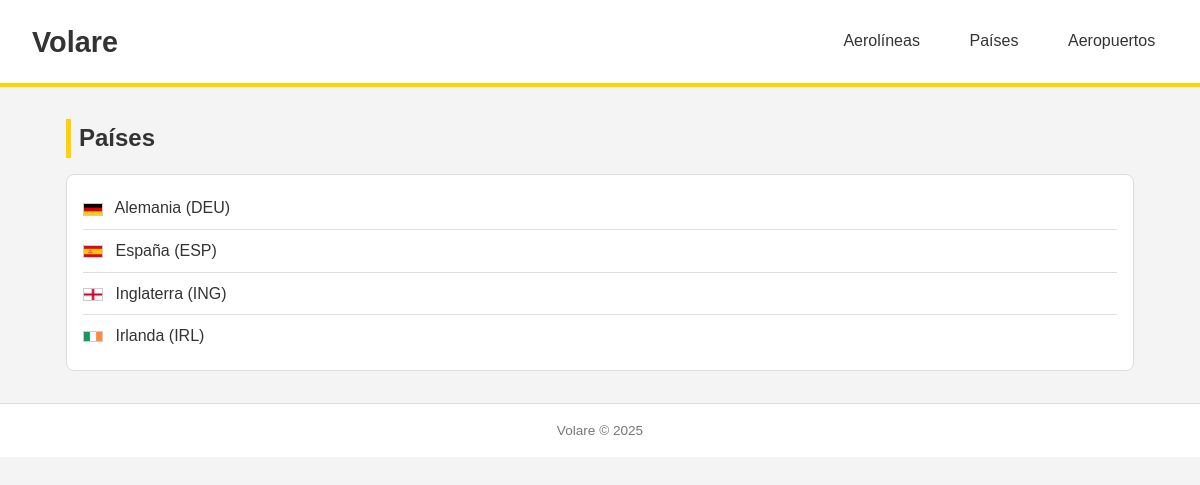
/paises/, run on the app's committed database.
### vuelos/models.py (models this page shows, shortened)
class Pais(models.Model):
    nombre = models.CharField(max_length=100)
    codigo_iso = models.CharField(max_length=3, unique=True)
    class Meta:
        ordering = ["nombre"]

### vuelos/views.py (the view)
# urls.py: path("paises/", views.pais_list, name="pais_list"),
def pais_list(request):
    paises = Pais.objects.prefetch_related("aerolineas")
    contexto = {
        "paises": paises,
    }
    return render(request, "volare/pais_list.html", contexto)

### vuelos/templates/volare/pais_list.html (shortened to what this page needs)
{% extends 'volare/base_listado.html' %}
{% load static %}
{% block heading %}Países{% endblock %}
{% block listado_contenido %}
<ul class="lista">
    {% for pais in paises %}
        <li>
            <a href="{% url 'vuelos:pais_detail' pais.pk %}">
                <img
                    src="{% static 'imagenes/banderas/'|add:pais.codigo_iso|lower|add:'.png' %}"
                    alt="Bandera de {{ pais.nombre }}"
                    class="bandera-icono"
                >
                {{ pais.nombre }} ({{ pais.codigo_iso }})
            </a>
        </li>
    {% empty %}
        <li>No hay países registrados.</li>
    {% endfor %}
</ul>
{% endblock %}

### vuelos/static/volare/css/styles.css (style rules this page uses)
:root { --color-primario: #ffd200; --color-oscuro: #333333; --color-claro: #f4f4f4; --color-blanco: #ffffff; --color-borde: #dddddd; }
* { margin: 0; padding: 0; box-sizing: border-box; }
body { font-family: Arial, Helvetica, sans-serif; background: var(--color-claro); color: var(--color-oscuro); line-height: 1.6; }
a, a:visited { color: var(--color-oscuro); text-decoration: none; }
.lista { background: var(--color-blanco); border: 1px solid var(--color-borde); border-radius: 8px; padding: 0.8rem 1rem; list-style: none; }
.lista li { padding: 0.5rem 0; border-bottom: 1px solid var(--color-borde); display: flex; justify-content: space-between; align-items: center; }
.lista li:last-child { border-bottom: none; }
.bandera-icono { width: 20px; height: auto; vertical-align: middle; margin-right: 8px; border: 1px solid #ccc; }

### data on the page
Pais: shows a picture, nombre "Alemania", codigo_iso "DEU"
Pais: shows a picture, nombre "España", codigo_iso "ESP"
Pais: shows a picture, nombre "Inglaterra", codigo_iso "ING"
Pais: shows a picture, nombre "Irlanda", codigo_iso "IRL"
